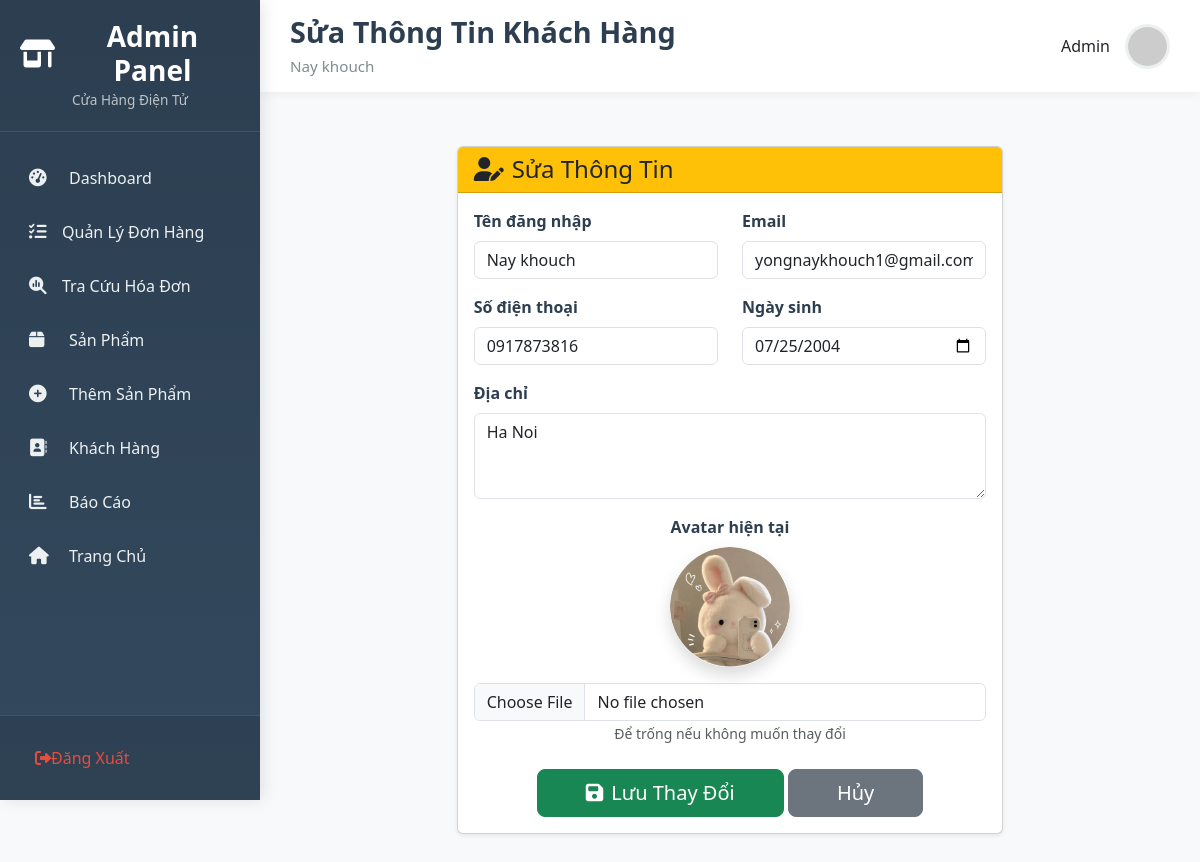
Page /admin/customer/edit/2 (signed in) on the committed database.
### tables this page shows
CREATE TABLE users (
    id INTEGER PRIMARY KEY AUTOINCREMENT,
    username TEXT UNIQUE NOT NULL,
    email TEXT UNIQUE NOT NULL,
    phone TEXT,
    password TEXT NOT NULL,
    avatar TEXT,
    dob TEXT,
    address TEXT,
    role TEXT NOT NULL DEFAULT 'user'
);

### app.py (the view, shortened to what this page needs)
@app.route('/admin/customer/edit/<int:customer_id>', methods=['GET', 'POST'])
def admin_edit_customer(customer_id):
    if session.get('role') != 'admin':
        flash('Chỉ quản trị viên mới được truy cập!', 'error')
        return redirect(url_for('index'))
    conn = get_db_connection()
    customer = conn.execute("SELECT * FROM users WHERE id = ? AND role = 'user'", (customer_id,)).fetchone()
    if not customer:
        flash('Khách hàng không tồn tại!', 'error')
        conn.close()
        return redirect(url_for('admin_customers'))
    conn.close()
    return render_template('admin_edit_customer.html', customer=customer)

### app.py (called while the page is built)
def get_db_connection():
    conn = sqlite3.connect('users.db', timeout=10)
    conn.row_factory = sqlite3.Row
    conn.execute("PRAGMA foreign_keys = ON;")
    return conn

@app.context_processor
def inject_format_currency():
    def format_currency(value):
        try:
            return f"{int(float(value)):,} ₫"
        except (ValueError, TypeError):
            return "0 ₫"
    return dict(format_currency=format_currency)

### templates/admin_edit_customer.html (shortened to what this page needs)
{% extends "Admin.html" %}
{% block page_title %}Sửa Thông Tin Khách Hàng{% endblock %}
{% block page_subtitle %}{{ customer.username }}{% endblock %}
{% block content %}
<div class="container-fluid px-4 py-4">
    <div class="row justify-content-center">
        <div class="col-lg-8">
            <div class="card shadow-sm">
                <div class="card-header bg-warning text-dark">
                    <h4 class="mb-0"><i class="fas fa-user-edit me-2"></i>Sửa Thông Tin</h4>
                </div>
                <div class="card-body">
                    <form method="POST" enctype="multipart/form-data">
                        <div class="row">
                            <div class="col-md-6 mb-3">
                                <label class="form-label">Tên đăng nhập</label>
                                <input type="text" name="username" class="form-control" value="{{ customer.username }}" required>
                            </div>
                            <div class="col-md-6 mb-3">
                                <label class="form-label">Email</label>
                                <input type="email" name="email" class="form-control" value="{{ customer.email }}" required>
                            </div>
                            <div class="col-md-6 mb-3">
                                <label class="form-label">Số điện thoại</label>
                                <input type="text" name="phone" class="form-control" value="{{ customer.phone or '' }}">
                            </div>
                            <div class="col-md-6 mb-3">
                                <label class="form-label">Ngày sinh</label>
                                <input type="date" name="dob" class="form-control" value="{{ customer.dob or '' }}">
                            </div>
                            <div class="col-12 mb-3">
                                <label class="form-label">Địa chỉ</label>
                                <textarea name="address" class="form-control" rows="3">{{ customer.address or '' }}</textarea>
                            </div>
                            <div class="col-12 mb-4 text-center">
                                <label class="form-label d-block">Avatar hiện tại</label>
                                {% if customer.avatar %}
                                    <img src="{{ url_for('static', filename='uploads/' ~ customer.avatar) }}"
                                         class="rounded-circle shadow" width="120" height="120">
                                {% else %}
                                    <div class="bg-secondary rounded-circle d-inline-flex align-items-center justify-content-center text-white fw-bold"
                                         style="width:120px;height:120px;font-size:36px;">
                                        {{ customer.username[:2].upper() }}
                                    </div>
                                {% endif %}
                                <div class="mt-3">
                                    <input type="file" name="avatar" class="form-control" accept="image/*">
                                    <small class="text-muted">Để trống nếu không muốn thay đổi</small>
                                </div>
                            </div>
                        </div>
                        <div class="text-center">
                            <button type="submit" class="btn btn-success btn-lg px-5">
                                <i class="fas fa-save me-2"></i>Lưu Thay Đổi
                            </button>
                            <a href="{{ url_for('admin_view_customer', customer_id=customer.id) }}" class="btn btn-secondary btn-lg px-5">
                                Hủy
                            </a>
                        </div>
                    </form>
                </div>
            </div>
        </div>
    </div>
</div>
{% endblock %}

### templates/Admin.html (style rules this page uses)
:root { --primary-color: #2c3e50; --secondary-color: #3498db; --success-color: #2ecc71; --danger-color: #e74c3c; --warning-color: #f39c12; --info-color: #9b59b6; }
body { font-family: 'Segoe UI', Tahoma, Geneva, Verdana, sans-serif; background-color: #f8f9fa; margin: 0; padding: 0; min-height: 100vh; }
.form-label { font-weight: 600; color: #2c3e50; }

### rows in the picture
users: username "Nay khouch", email "yongnaykhouch1@gmail.com", phone "0917873816", dob "07/25/2004", address "Ha Noi", avatar (picture)

### other values in the picture
{{ session.role|default('admin')|capitalize }} "Admin"
